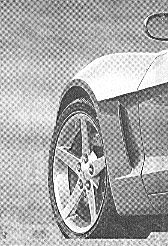
#> input picture Lab5_Frequency_Domain_Filtering/submit/Q5_3.tif, 168 x 246 px, found by its file name
$ python butterworth_notch_filters_11810818.py
#> lines starting #> are read from the running program, lines starting #| are printed output that depends on the picture
### Lab5_Frequency_Domain_Filtering/EE326_SUSTech.py
'''
Library USE for EE326 2021
'''

import numpy as np
from skimage import io, data
import math
from scipy import interpolate
import matplotlib.pyplot as plt


# General
# [54 lines left out: functions format_image, convolution_3x3, sobel_filter, zero_padding, extract_result_eastsouth, not called in this run]


def extract_result_westnorth(input_image):
    x, y = input_image.shape
    output_image = input_image[0:int(x/2), 0:int(y/2)]

    return output_image


# [7 lines left out: function zero_padding_DFT, not called in this run]


def zero_padding_DFT(input_image):
    m,n = input_image.shape
#> m = 246; n = 168

    P = 2*m
#> P = 492
    Q = 2*n
#> Q = 336

    output_image = np.zeros([P, Q])
    output_image[0:m, 0:n] = input_image
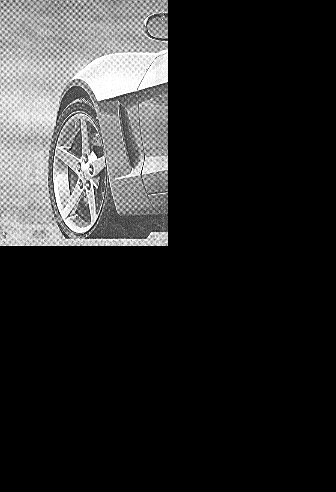
#> output_image: shape (492, 336) float64; min 0, max 255, mean 42.4

    return output_image


# [27 lines left out: functions centering, generating_from_spatial_filter, gaussian_filter, not called in this run]


def butterworth_filter(b, a, center, n, sigma):
    cx, cy = center
    x, y = np.meshgrid(np.linspace(0, a - 1, a), np.linspace(0, b - 1, b))
    x = x - cx
    y = y - cy
    d = np.sqrt(x * x + y * y)
    h = 1/((1+(d/sigma))**(2*n))
    return h

# [4 lines that do not run on import are left out]

### Lab5_Frequency_Domain_Filtering/butterworth_notch_filters_11810818.py
import numpy as np
import numpy.fft
from skimage import io, data
import math
from scipy import interpolate
import matplotlib.pyplot as plt
from matplotlib import cm
import matplotlib.image as mplimg
import EE326_SUSTech


def butterworth_notch_filters_11810818(input_image):
    input_image = EE326_SUSTech.zero_padding_DFT(input_image)
    x, y = input_image.shape
#> x = 492; y = 336

    input_image = np.fft.fft2(input_image)
    input_image = np.fft.fftshift(input_image)

    show_image = np.abs(input_image)
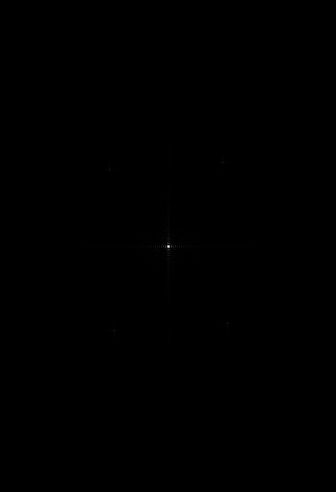
#> show_image: shape (492, 336) float64; min 15.54, max 7012254, mean 6452.5; drawn with min black and max white
    mplimg.imsave("Q5_2_spectrum.png",
                  show_image,
                  cmap=cm.gray)

    for sigma in [10]:
        for n in [1]:
            centers = [
                [109, 87],
                [109, 170],
                [115, 330],
                [115, 412],
                [227, 405],
                [227, 325],
                [223, 162],
                [223, 79]
            ]

            filter_lowpass = np.zeros([x, y])

            for center in centers:
                filter_lowpass += EE326_SUSTech.butterworth_filter(x, y, center, n, sigma)

            filter_highpass = np.ones([x, y]) - np.clip(filter_lowpass, 0.00001, 0.99999)
            output_image = np.multiply(input_image, filter_highpass)

            mplimg.imsave("Q5_3_spectrum_filtered_" + str(n) + "_" + str(sigma) + ".png",
                          (np.abs(output_image)),
                          cmap=cm.gray)

            output_image = np.fft.fftshift(output_image)
            output_image = np.abs(np.fft.ifft2(output_image))
            output_image = EE326_SUSTech.extract_result_westnorth(output_image)

            mplimg.imsave("Q5_3_filter_" + str(n) + "_" + str(sigma) + ".png",
                          (np.abs(filter_highpass)),
                          cmap=cm.gray)

            mplimg.imsave("Q5_3_" + str(n) + "_" + str(sigma) + ".png",
                          (np.abs(output_image)),
                          cmap=cm.gray)
#> this loop made 1 pass
#> pass 1, in butterworth_notch_filters_11810818, `mplimg.imsave("Q5_3_filter_" + str(n) + "_" + str(sigma) + ".png", (np..`:
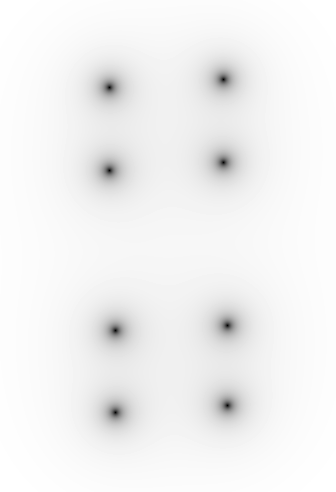
#> saved as Q5_3_filter_1_10.png: shape (492, 336, 3); min 0, max 255, mean 242.5
#> pass 1, in butterworth_notch_filters_11810818, `mplimg.imsave("Q5_3_" + str(n) + "_" + str(sigma) + ".png", (np.abs(ou..`:
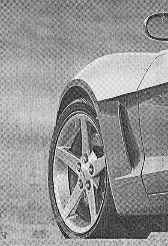
#> saved as Q5_3_1_10.png: shape (246, 168, 3); min 0, max 255, mean 147.7
#> after the loop:
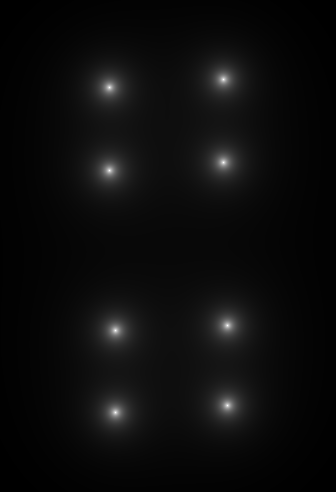
#> filter_lowpass: shape (492, 336) float64; min 0.0119, max 1.03, mean 0.0618; drawn with min black and max white


if __name__ == '__main__':
    butterworth_notch_filters_11810818(io.imread("Q5_3.tif"))

$ run again, with Lab5_Frequency_Domain_Filtering/submit/Q5_1.tif copied over Lab5_Frequency_Domain_Filtering/submit/Q5_3.tif
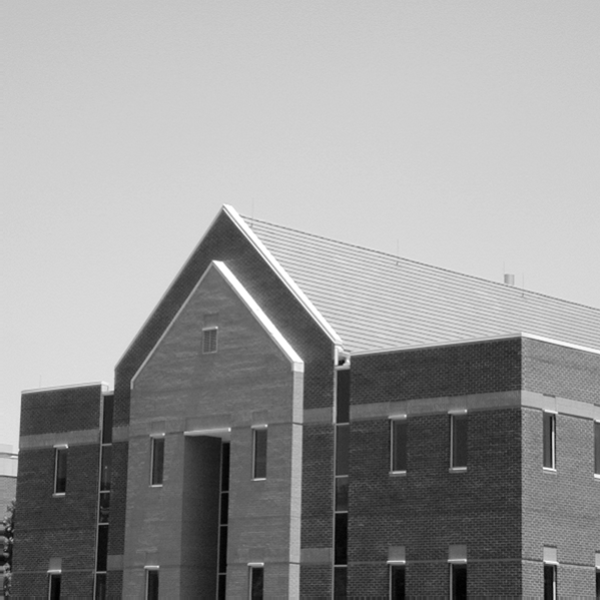
#> input picture Lab5_Frequency_Domain_Filtering/submit/Q5_1.tif, 600 x 600 px, found by its file name
#> m = 600
#> P = 1200
#> the loop in butterworth_notch_filters_11810818, `for sigma in [10]:` made 1 pass
#> pass 1, in butterworth_notch_filters_11810818, `mplimg.imsave("Q5_3_filter_" + str(n) + "_" + str(sigma) + ".png", (np..`:
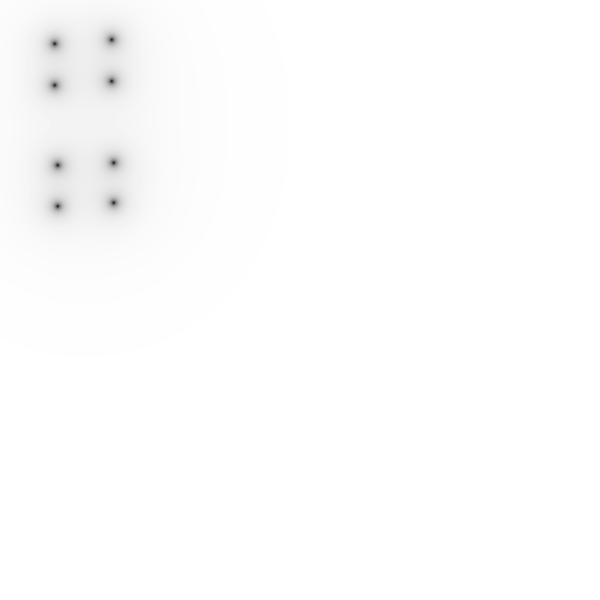
#> saved as Q5_3_filter_1_10.png: shape (1200, 1200, 3) (shown at 1/2 size); min 0, max 255, mean 253
#> after the loop in butterworth_notch_filters_11810818, `for sigma in [10]:`:
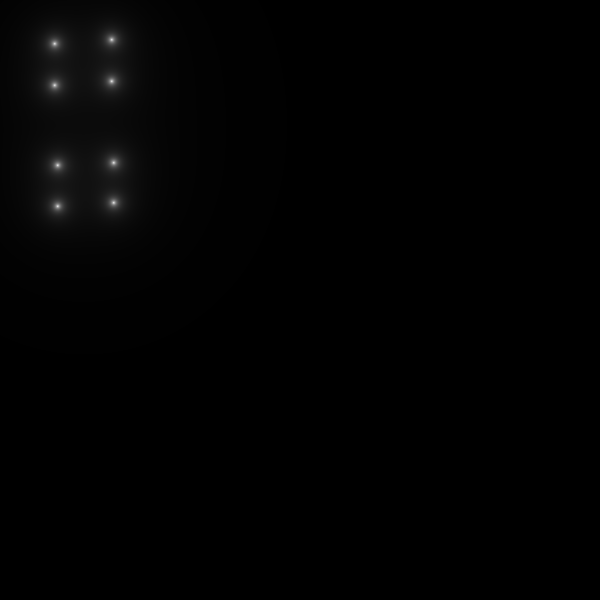
#> filter_lowpass: shape (1200, 1200) float64 (shown at 1/2 size); min 0.000404, max 1.03, mean 0.00945; drawn with min black and max white

$ run again, with Lab5_Frequency_Domain_Filtering/submit/Q5_2.tif copied over Lab5_Frequency_Domain_Filtering/submit/Q5_3.tif
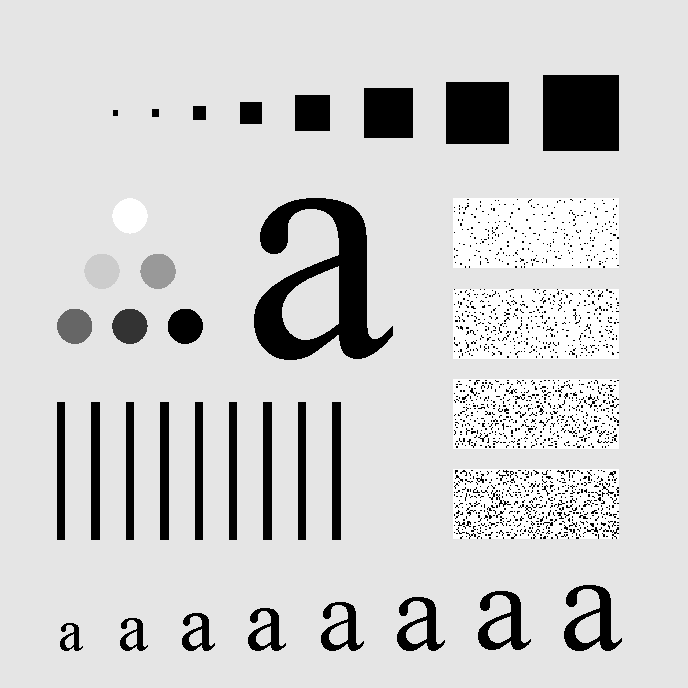
#> input picture Lab5_Frequency_Domain_Filtering/submit/Q5_2.tif, 688 x 688 px, found by its file name
#> m = 688
#> P = 1376
#> the loop in butterworth_notch_filters_11810818, `for sigma in [10]:` made 1 pass
#> pass 1, in butterworth_notch_filters_11810818, `mplimg.imsave("Q5_3_filter_" + str(n) + "_" + str(sigma) + ".png", (np..`:
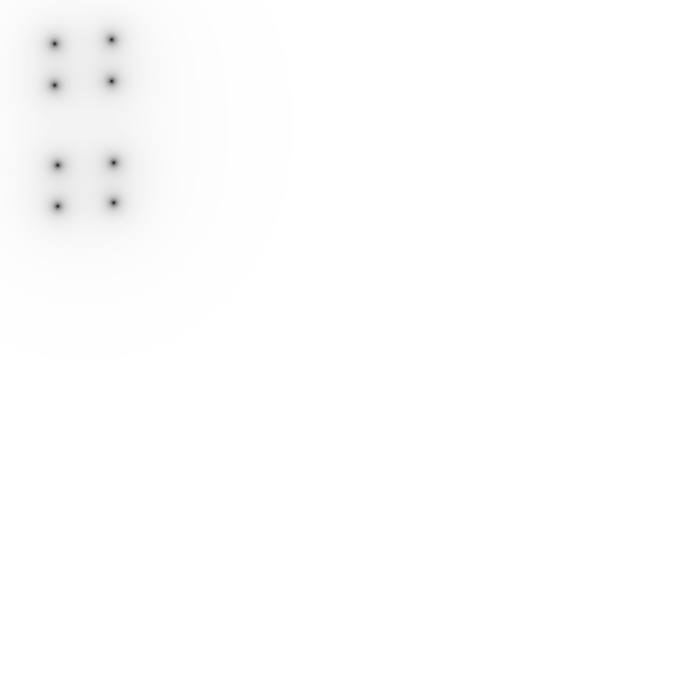
#> saved as Q5_3_filter_1_10.png: shape (1376, 1376, 3) (shown at 1/2 size); min 0, max 255, mean 253.5
#> after the loop in butterworth_notch_filters_11810818, `for sigma in [10]:`:
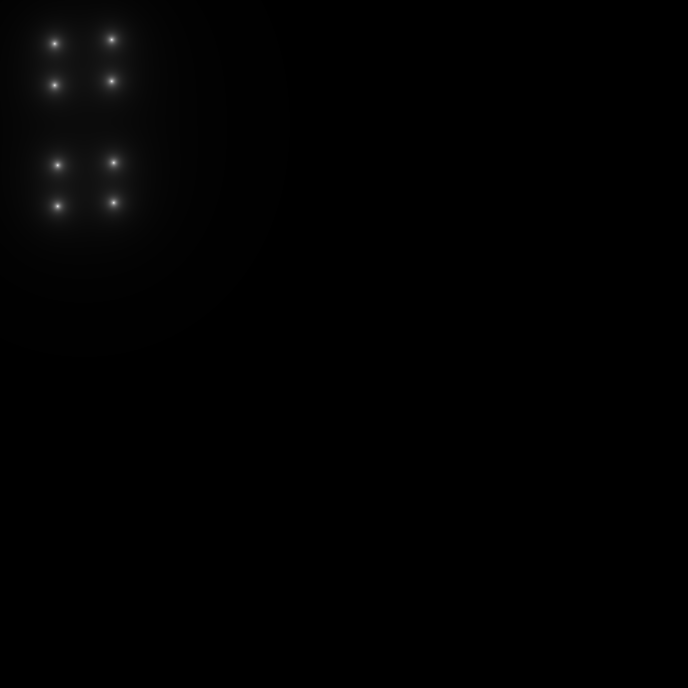
#> filter_lowpass: shape (1376, 1376) float64 (shown at 1/2 size); min 0.000291, max 1.03, mean 0.00732; drawn with min black and max white
